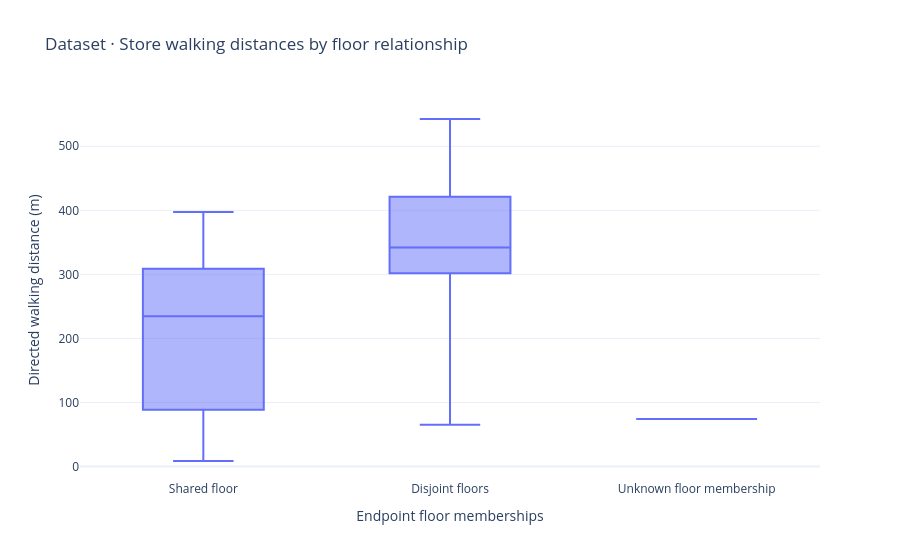

This figure's notebook cell:
### Markdown cell above
## 8 · How do walking distances compare across floors?

The table ranks reachable stores with disjoint floor memberships. The box plot
compares all qualifying reachable store destinations from the origin before the
display limit. Unknown memberships stay separate. Neither plot shows actual floor
transitions along the route. Unreachable and absent route rows are counted separately.

### Code cell
cross_floor_walking = show_paths("walking_across_floors", """
SELECT r.origin_id, r.destination_id, c.label AS destination, c.floors, c.categories, r.distance_m
FROM location_routes r JOIN destination_candidates c ON c.entity_id=r.destination_id
WHERE r.origin_id=$origin AND r.status='reachable' AND r.floor_relationship='Disjoint floors'
AND ($max_m IS NULL OR r.distance_m <= $max_m) ORDER BY r.distance_m, r.destination_id
""", ["origin_id", "destination_id"], [("walking_distance", False)], walking=True)
display(sql("""
SELECT coalesce(r.status, 'missing') AS route_status, count(*) AS destinations
FROM destination_candidates c LEFT JOIN location_routes r
ON r.destination_id=c.entity_id AND r.origin_id=$origin GROUP BY ALL ORDER BY route_status
""", {"origin": origin_id}))
floor_distance_figure = px.box(nearby_all.loc[nearby_all.kind.eq("store")],
    x="floor_relationship", y="distance_m", points=False,
    labels={"floor_relationship": "Endpoint floor memberships", "distance_m": "Directed walking distance (m)"},
    title="Dataset · Store walking distances by floor relationship")
if nearby_all.loc[nearby_all.kind.eq("store")].empty:
    floor_distance_figure.add_annotation(text="No reachable store destinations under these filters", showarrow=False)
floor_distance_figure.update_layout(template="plotly_white")
display(floor_distance_figure)

### Figure 1 — Plotly figure (JSON) as saved in the notebook; plotly's stock layout.template omitted (floating-point values rounded to 4 significant figures; data arrays with more than 128 entries replaced by an {"elided": "..."} marker saying what was removed)
{"data": [{"alignmentgroup": "True", "boxpoints": false, "hovertemplate": "Endpoint floor memberships=%{x}<br>Directed walking distance (m)=%{y}<extra></extra>", "legendgroup": "", "marker": {"color": "#636efa"}, "name": "", "notched": false, "offsetgroup": "", "orientation": "v", "showlegend": false, "type": "box", "x": {"elided": "333 str values"}, "x0": " ", "xaxis": "x", "y": {"elided": "333 float values"}, "y0": " ", "yaxis": "y"}], "layout": {"boxmode": "group", "legend": {"tracegroupgap": 0}, "title": {"text": "Dataset · Store walking distances by floor relationship"}, "xaxis": {"anchor": "y", "domain": [0, 1], "title": {"text": "Endpoint floor memberships"}}, "yaxis": {"anchor": "x", "domain": [0, 1], "title": {"text": "Directed walking distance (m)"}}}}
